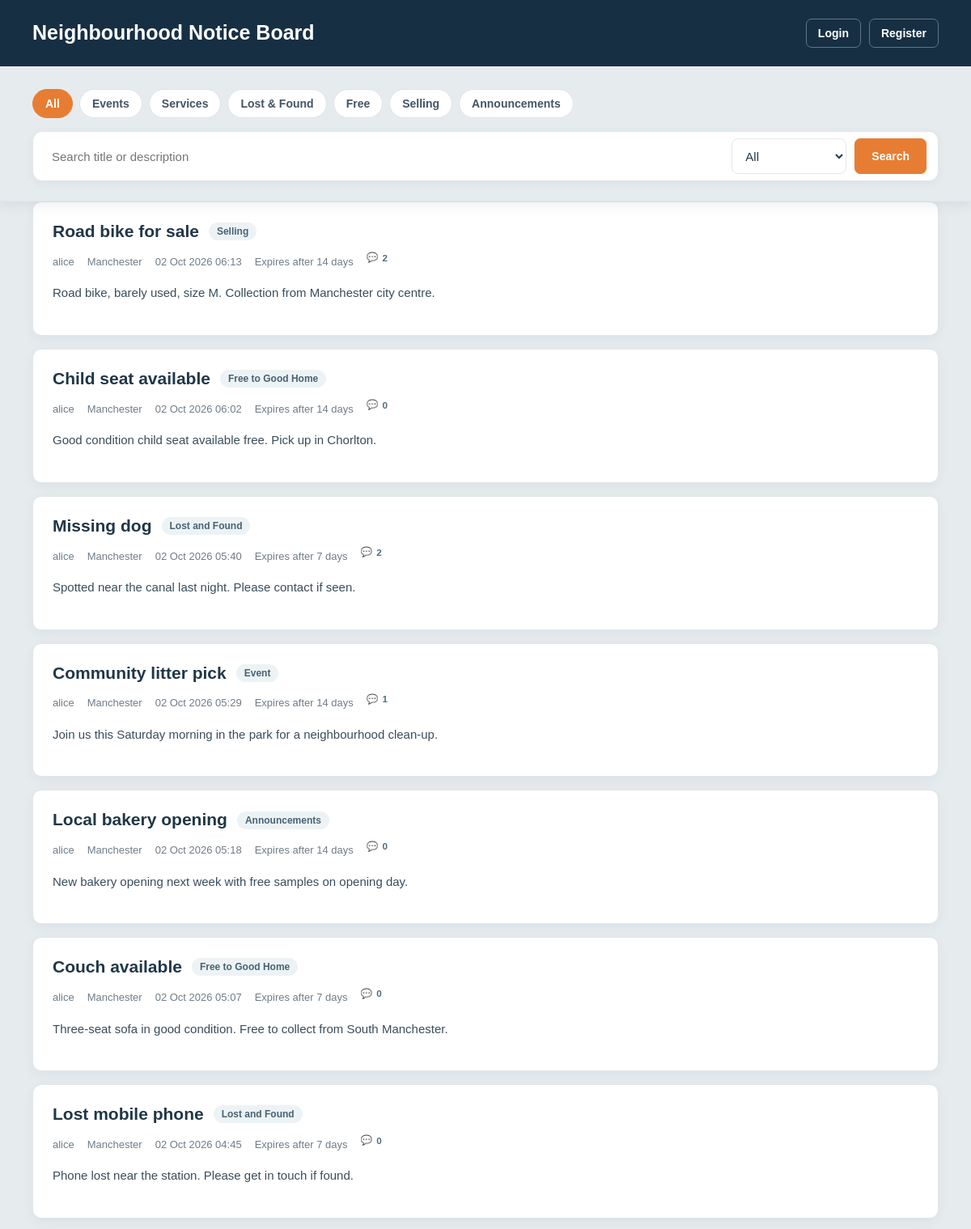
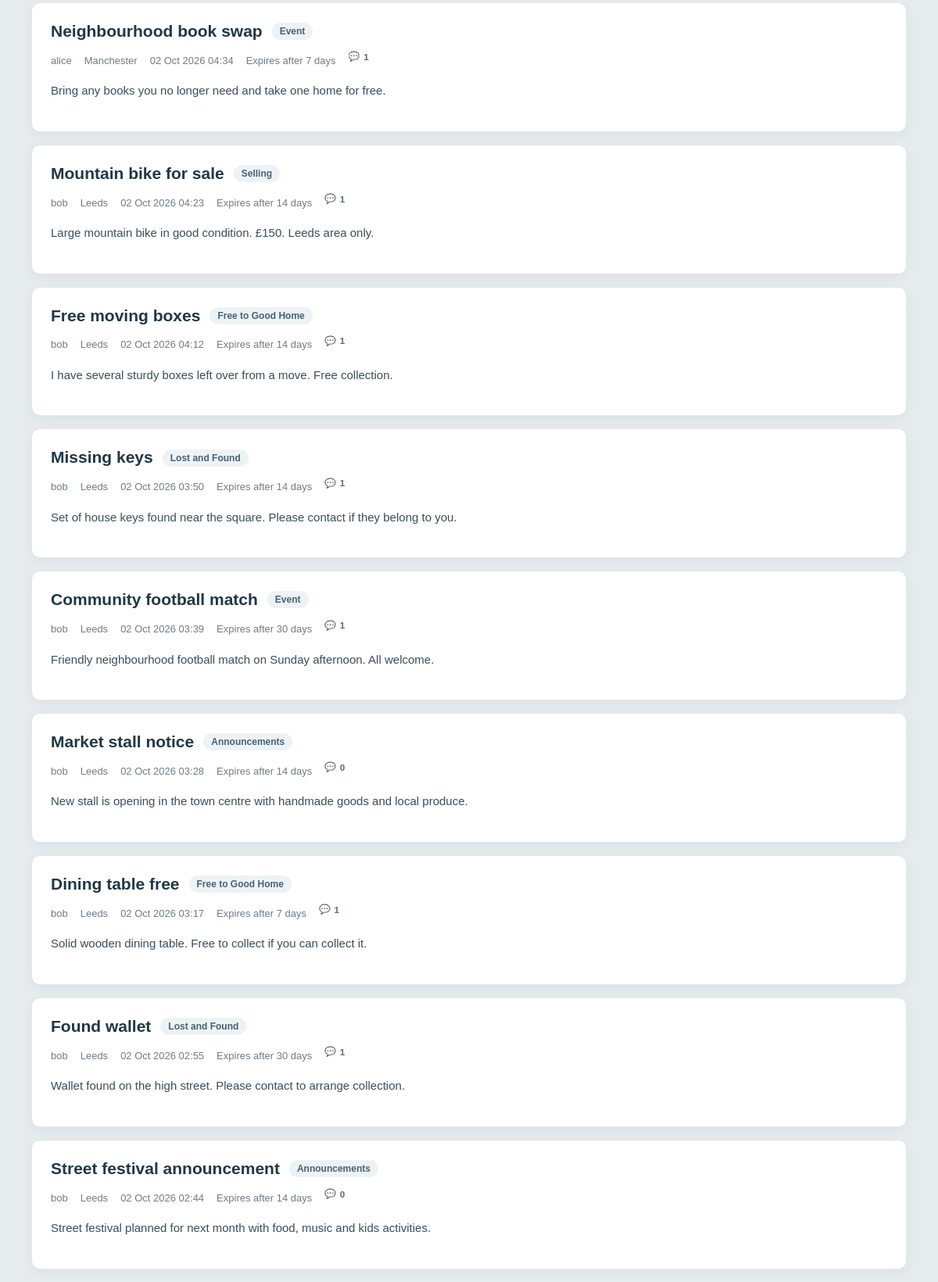
The page / on the database its author committed (2 pictures, top to bottom).
### models/models.py (models this page shows)
class Post(db.Model):
    id = db.Column(db.Integer, primary_key=True)
    title = db.Column(
        db.String(200),
        nullable=False
    )
    body = db.Column(
        db.Text,
        nullable=False
    )
    category = db.Column(
        db.String(50),
        nullable=False
    )
    location = db.Column(
        db.String(120),
        nullable=False,
        default="Unknown"
    )
    visibility = db.Column(
        db.String(20),
        nullable=False,
        default="public"
    )
    comments_enabled = db.Column(
        db.Boolean,
        nullable=False,
        default=False
    )
    expires_in_days = db.Column(
        db.Integer,
        nullable=False,
        default=7,
        server_default="7"
    )
    created_at = db.Column(
        db.DateTime,
        default=datetime.utcnow
    )
    author_id = db.Column(
        db.Integer,
        db.ForeignKey("user.id"),
        nullable=False
    )
    picks = db.relationship(
        "PostPick",
        backref="post",
        lazy=True,
        cascade="all, delete-orphan"
    )
    comments = db.relationship(
        "Comment",
        backref="post",
        lazy=True,
        cascade="all, delete-orphan"
    )

class User(UserMixin, db.Model):
    id = db.Column(db.Integer, primary_key=True)
    username = db.Column(
        db.String(80),
        unique=True,
        nullable=False
    )
    password_hash = db.Column(
        db.String(255),
        nullable=False
    )
    default_location = db.Column(
        db.String(120),
        nullable=False,
        default="Unknown"
    )
    created_at = db.Column(
        db.DateTime,
        default=datetime.utcnow,
        nullable=False
    )
    last_login = db.Column(
        db.DateTime,
        nullable=True
    )
    security_question = db.Column(
        db.String(255),
        nullable=False
    )
    security_answer_hash = db.Column(
        db.String(255),
        nullable=False
    )
    posts = db.relationship(
        "Post",
        backref="author",
        lazy=True
    )
    picked_posts = db.relationship(
        "PostPick",
        backref="user",
        lazy=True,
        cascade="all, delete-orphan"
    )
    comments = db.relationship(
        "Comment",
        backref="author",
        lazy=True,
        cascade="all, delete-orphan"
    )

### app.py (the view, shortened to what this page needs)
@app.route("/")
def home():
    clear_comment_state = session.pop("clear_comment_state", False)
    selected_category = request.args.get("category")
    picked_filter = request.args.get("picked")
    search_text = request.args.get("search", "").strip()
    distance = request.args.get("distance", "Any")
    date_filter = request.args.get("date_filter", "All")
    if date_filter not in {"All", "Last 24hr", "Last 7 Days", "Last Week"}:
        date_filter = "All"
    if not current_user.is_authenticated:
        distance = "Any"
    query = Post.query
    if not current_user.is_authenticated:
        query = query.filter(Post.visibility == "public")
    if selected_category:
        query = query.filter(Post.category == selected_category)
    now = datetime.utcnow()
    posts = query.order_by(Post.created_at.desc()).all()
    if current_user.is_authenticated and distance != "Any":
        user_loc = current_user.default_location
        posts = [
            post for post in posts
            if post_is_within_distance(post.location, user_loc, distance)
        ]
    picked_post_ids = []
    if current_user.is_authenticated:
        picked_post_ids = [p.post_id for p in current_user.picked_posts]
    return render_template(
        "index.html",
        posts=posts,
        selected_category=selected_category,
        picked_filter=bool(picked_filter == "1"),
        picked_post_ids=picked_post_ids,
        search_text=search_text,
        distance=distance,
        date_filter=date_filter,
        clear_comment_state=clear_comment_state
    )

### app.py (called while the page is built, shortened)
@app.before_request
def ensure_post_expiry_schema():
    global _post_expiry_schema_checked
    if _post_expiry_schema_checked:
        return

### templates/index.html (shortened to what this page needs)
{% extends "base.html" %}
{% block page_styles %}
    <link rel="stylesheet" href="{{ url_for('static', filename='css/public.css') }}">
{% endblock %}
{% block body_class %}public-page noticeboard-page{% endblock %}
{% block feed_header_start %}<div class="feed-sticky-header">{% endblock %}
{% block feed_header_filters %}
<div class="menu">
    <a href="/" class="{% if not selected_category and not picked_filter %}active{% endif %}">All</a>
    <a href="/?category=Event" class="{% if selected_category == 'Event' %}active{% endif %}">Events</a>
    <a href="/?category=Services Offered" class="{% if selected_category == 'Services Offered' %}active{% endif %}">Services</a>
    <a href="/?category=Lost and Found" class="{% if selected_category == 'Lost and Found' %}active{% endif %}">Lost & Found</a>
    <a href="/?category=Free to Good Home" class="{% if selected_category == 'Free to Good Home' %}active{% endif %}">Free</a>
    <a href="/?category=Selling" class="{% if selected_category == 'Selling' %}active{% endif %}">Selling</a>
    <a href="/?category=Announcements" class="{% if selected_category == 'Announcements' %}active{% endif %}">Announcements</a>
</div>
<form method="get" class="search-bar">
    <input
        type="text"
        name="search"
        value="{{ search_text }}"
        placeholder="Search title or description"
    >
    <select name="date_filter" class="date-filter" aria-label="Filter posts by recent activity">
        <option value="All" {% if date_filter == 'All' %}selected{% endif %}>All</option>
    </select>
    <button type="submit" class="post-button">Search</button>
</form>
{% endblock %}
{% block feed_header_end %}</div>{% endblock %}
{% block content %}
{% for post in posts %}
    <div class="post">
        <div class="post-heading">
            <h2>{{ post.title }}</h2>
            <span class="category-badge">{{ post.category }}</span>
        </div>
        <div class="post-meta">
            <span class="post-meta-item">{{ post.author.username }}</span>
            <span class="post-meta-item">{{ post.location }}</span>
            <span class="post-meta-item">{{ post.created_at.strftime('%d %b %Y %H:%M') }}</span>
            <span class="post-meta-item">Expires after {{ post.expires_in_days }} days</span>
            <span class="post-meta-item comment-count" aria-label="{{ post.comments|length }} comments">
                <span aria-hidden="true">&#128172;</span> {{ post.comments|length }}
            </span>
        </div>
        <p>{{ post.body }}</p>
    </div>
{% endfor %}
{% endblock %}

### static/css/public.css (style rules this page uses)
:root { --notice-navy: #172f43; --notice-navy-light: #25475d; --notice-orange: #e77d32; --notice-orange-dark: #c96320; --notice-ink: #263746; --notice-muted: #6e7d88; --notice-line: #e1e7eb; --notice-paper: #ffffff; --notice-ground: #f2f5f6; }
body.public-page { box-sizing: border-box; max-width: none; margin: 0; padding: 0; background: var(--notice-ground); color: var(--notice-ink); font-family: "Aptos", "Trebuchet MS", sans-serif; }
body.public-page.noticeboard-page { --notice-ground: #e6ebee; }
.public-page .feed-sticky-header { position: sticky; top: 0; z-index: 100; background: var(--notice-ground); border-bottom: 1px solid var(--notice-line); box-shadow: 0 5px 14px rgb(29 52 68 / 8%); }
.public-page *, .public-page *::before, .public-page *::after { box-sizing: border-box; }
.public-page .menu { display: flex; flex-wrap: wrap; gap: 8px; width: min(1120px, calc(100% - 48px)); margin: 28px auto 16px; }
.public-page .menu a { margin: 0; padding: 9px 15px; border: 1px solid #dce3e7; border-radius: 999px; background: #fff; color: #435565; font-size: 14px; font-weight: 600; transition: background-color 0.16s ease, color 0.16s ease, border-color 0.16s ease; }
.public-page .menu a.active { border-color: var(--notice-orange); background: var(--notice-orange); color: #fff; }
.public-page .search-bar { display: flex; align-items: center; gap: 10px; width: min(1120px, calc(100% - 48px)); margin: 0 auto 24px; padding: 8px; border: 1px solid var(--notice-line); border-radius: 12px; background: var(--notice-paper); box-shadow: 0 3px 12px rgb(29 52 68 / 5%); }
.public-page .search-bar input, .public-page .search-bar select { min-height: 44px; border: 1px solid transparent; border-radius: 8px; background: #fff; color: var(--notice-ink); font: inherit; font-size: 15px; }
.public-page .search-bar input { flex: 1 1 280px; min-width: 0; padding: 0 14px; }
.public-page .search-bar select { flex: 0 0 112px; padding: 0 12px; border-color: var(--notice-line); }
.public-page .search-bar .date-filter { flex-basis: 142px; }
.public-page .post-button { padding: 9px 14px; border: 1px solid #d6dfe4; border-radius: 7px; background: #f8fafb; color: #344b5a; font: inherit; font-size: 14px; font-weight: 600; text-decoration: none; cursor: pointer; transition: background-color 0.16s ease, border-color 0.16s ease; }
.public-page .search-bar .post-button { min-height: 44px; padding-inline: 20px; border-color: var(--notice-orange); background: var(--notice-orange); color: #fff; }
.public-page .post { width: min(1120px, calc(100% - 48px)); margin: 0 auto 16px; padding: 22px 24px; border: 1px solid var(--notice-line); border-radius: 11px; background: var(--notice-paper); box-shadow: 0 4px 14px rgb(29 52 68 / 5%); }
.public-page .post-heading { display: flex; flex-wrap: wrap; align-items: center; gap: 10px 12px; }
.public-page .post h2 { margin: 0; color: #203747; font-size: 21px; line-height: 1.35; }
.public-page .category-badge { padding: 4px 10px; border-radius: 999px; background: #edf3f5; color: #476273; font-size: 12px; font-weight: 700; }
.public-page .post-meta { display: flex; flex-wrap: wrap; align-items: center; gap: 7px 16px; margin: 11px 0 14px; color: var(--notice-muted); font-size: 13px; }
.public-page .post-meta-item { display: inline-flex; align-items: center; gap: 5px; }
.public-page .comment-count { color: #536b79; font-weight: 600; }
.public-page .post > p { margin: 0; color: #394d5a; font-size: 15px; line-height: 1.7; white-space: pre-line; }

### rows shown on the page
Post: title "Road bike for sale", category "Selling", author.username "alice", location "Manchester", created_at "02 Oct 2026 06:13", expires_in_days "14", comments|length "2", body "Road bike, barely used, size M. Collection from Manchester city centre."
Post: title "Child seat available", category "Free to Good Home", author.username "alice", location "Manchester", created_at "02 Oct 2026 06:02", expires_in_days "14", comments|length "0", body "Good condition child seat available free. Pick up in Chorlton."
Post: title "Missing dog", category "Lost and Found", author.username "alice", location "Manchester", created_at "02 Oct 2026 05:40", expires_in_days "7", comments|length "2", body "Spotted near the canal last night. Please contact if seen."
Post: title "Community litter pick", category "Event", author.username "alice", location "Manchester", created_at "02 Oct 2026 05:29", expires_in_days "14", comments|length "1", body "Join us this Saturday morning in the park for a neighbourhood clean-up."
Post: title "Local bakery opening", category "Announcements", author.username "alice", location "Manchester", created_at "02 Oct 2026 05:18", expires_in_days "14", comments|length "0", body "New bakery opening next week with free samples on opening day."
Post: title "Couch available", category "Free to Good Home", author.username "alice", location "Manchester", created_at "02 Oct 2026 05:07", expires_in_days "7", comments|length "0", body "Three-seat sofa in good condition. Free to collect from South Manchester."
Post: title "Lost mobile phone", category "Lost and Found", author.username "alice", location "Manchester", created_at "02 Oct 2026 04:45", expires_in_days "7", comments|length "0", body "Phone lost near the station. Please get in touch if found."
Post: title "Neighbourhood book swap", category "Event", author.username "alice", location "Manchester", created_at "02 Oct 2026 04:34", expires_in_days "7", comments|length "1", body "Bring any books you no longer need and take one home for free."
Post: title "Mountain bike for sale", category "Selling", author.username "bob", location "Leeds", created_at "02 Oct 2026 04:23", expires_in_days "14", comments|length "1", body "Large mountain bike in good condition. £150. Leeds area only."
Post: title "Free moving boxes", category "Free to Good Home", author.username "bob", location "Leeds", created_at "02 Oct 2026 04:12", expires_in_days "14", comments|length "1", body "I have several sturdy boxes left over from a move. Free collection."
Post: title "Missing keys", category "Lost and Found", author.username "bob", location "Leeds", created_at "02 Oct 2026 03:50", expires_in_days "14", comments|length "1", body "Set of house keys found near the square. Please contact if they belong to you."
Post: title "Community football match", category "Event", author.username "bob", location "Leeds", created_at "02 Oct 2026 03:39", expires_in_days "30", comments|length "1", body "Friendly neighbourhood football match on Sunday afternoon. All welcome."
Post: title "Market stall notice", category "Announcements", author.username "bob", location "Leeds", created_at "02 Oct 2026 03:28", expires_in_days "14", comments|length "0", body "New stall is opening in the town centre with handmade goods and local produce."
Post: title "Dining table free", category "Free to Good Home", author.username "bob", location "Leeds", created_at "02 Oct 2026 03:17", expires_in_days "7", comments|length "1", body "Solid wooden dining table. Free to collect if you can collect it."
Post: title "Found wallet", category "Lost and Found", author.username "bob", location "Leeds", created_at "02 Oct 2026 02:55", expires_in_days "30", comments|length "1", body "Wallet found on the high street. Please contact to arrange collection."
Post: title "Street festival announcement", category "Announcements", author.username "bob", location "Leeds", created_at "02 Oct 2026 02:44", expires_in_days "14", comments|length "0", body "Street festival planned for next month with food, music and kids activities."
